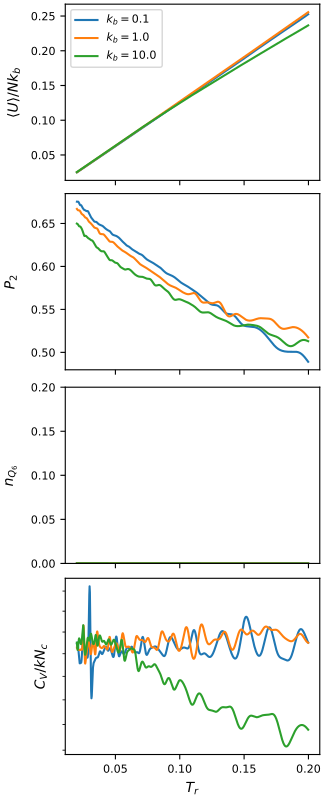

Write Python code to recreate this figure.
#!/usr/bin/env python3
# -*- coding: utf-8 -*-
"""
created on Tue June 14 08:41:00 2021

@author: pierrekawak
"""

import sys
import numpy as np
import matplotlib.pyplot as plt
import random

Nc    = 125
Nb    = 10
sigma = 1.0
label_prefix = r'$k_{b}=$'

names = ["T", "Em", "Cv", "q6", "P2", "n6", "r2e", "r2g", "sms"]

WL_A_file = "../Lx15.000_kb0.10_WLMC_results.out"
WL_B_file = "../Lx15.000_kb1.00_WLMC_results.out"
WL_C_file = "../Lx15.000_kb10.0_WLMC_results.out"
Lx_A      = 15.000
Lx_B      = 15.000
Lx_C      = 15.000
phi_A     = np.round(Nc*Nb*sigma**3/Lx_A**3*np.pi/6, 3)
phi_B     = np.round(Nc*Nb*sigma**3/Lx_B**3*np.pi/6, 3)
phi_C     = np.round(Nc*Nb*sigma**3/Lx_C**3*np.pi/6, 3)
kb_A      = 0.10
kb_B      = 1.00
kb_C      = 10.0

import pandas as pd
WL_A_df    = pd.read_csv(WL_A_file, index_col=False, delimiter=' ', names=names)
WL_B_df    = pd.read_csv(WL_B_file, index_col=False, delimiter=' ', names=names)
WL_C_df    = pd.read_csv(WL_C_file, index_col=False, delimiter=' ', names=names)

WL_A_df['Tr']    = WL_A_df['T']/kb_A
WL_B_df['Tr']    = WL_B_df['T']/kb_B
WL_C_df['Tr']    = WL_C_df['T']/kb_C

# filter all values under 0.01
WL_A_df = WL_A_df.loc[WL_A_df['Tr'] > 0.02]
WL_B_df = WL_B_df.loc[WL_B_df['Tr'] > 0.02]
WL_C_df = WL_C_df.loc[WL_C_df['Tr'] > 0.02]

WL_A_df = WL_A_df.loc[WL_A_df['Tr'] < 0.2]
WL_B_df = WL_B_df.loc[WL_B_df['Tr'] < 0.2]
WL_C_df = WL_C_df.loc[WL_C_df['Tr'] < 0.2]

fig, ax = plt.subplots(4, 1, sharex=True, figsize=(3.25,2.0*4), constrained_layout=True)

multiplier = 1/Nc/Nb
ax[0].plot(WL_A_df["Tr"], WL_A_df["Em"]/kb_A*multiplier, label=label_prefix+str(kb_A))
ax[0].plot(WL_B_df["Tr"], WL_B_df["Em"]/kb_B*multiplier, label=label_prefix+str(kb_B))
ax[0].plot(WL_C_df["Tr"], WL_C_df["Em"]/kb_C*multiplier, label=label_prefix+str(kb_C))
ax[0].set_ylabel(r"$\left<U\right>/Nk_{b}$", fontsize=10, labelpad=7)
ax[0].tick_params(axis='both', labelsize=8)
ax[0].legend(loc='best', fontsize=8)#, prop={'size': 6})

ax[1].plot(WL_A_df["Tr"], WL_A_df["P2"], label=label_prefix+str(kb_A))
ax[1].plot(WL_B_df["Tr"], WL_B_df["P2"], label=label_prefix+str(kb_B))
ax[1].plot(WL_C_df["Tr"], WL_C_df["P2"], label=label_prefix+str(kb_C))
ax[1].set_ylabel(r"$P_{2}$", fontsize=10, labelpad=9)
ax[1].tick_params(axis='both', labelsize=8)
#ax[1].set_ylim(0.2,1)

ax[2].plot(WL_A_df["Tr"], WL_A_df["n6"], label=label_prefix+str(kb_A))
ax[2].plot(WL_B_df["Tr"], WL_B_df["n6"], label=label_prefix+str(kb_B))
ax[2].plot(WL_C_df["Tr"], WL_C_df["n6"], label=label_prefix+str(kb_C))
ax[2].set_ylabel(r"$n_{Q_{6}}$", fontsize=10, labelpad=9.5)
ax[2].tick_params(axis='both', labelsize=8)
ax[2].set_ylim(0,0.2)

multiplier = 1/Nc #/Nb
ax[3].plot(WL_A_df["Tr"], WL_A_df["Cv"]*multiplier, label=label_prefix+str(kb_A))
ax[3].plot(WL_B_df["Tr"], WL_B_df["Cv"]*multiplier, label=label_prefix+str(kb_B))
ax[3].plot(WL_C_df["Tr"], WL_C_df["Cv"]*multiplier, label=label_prefix+str(kb_C))
ax[3].set_ylabel(r"$C_{V}/kN_{c}$", fontsize=10, labelpad=7)
ax[3].set_xlabel(r"$T_{r}$", fontsize=10, labelpad=5)
ax[3].tick_params(axis='both', labelsize=8)
ax[3].set_yscale('log')
from matplotlib.ticker import ScalarFormatter, NullFormatter
#ax[3].yaxis.set_major_formatter(ScalarFormatter())
ax[3].yaxis.set_minor_formatter(NullFormatter())
#ax[3].set_ylim(10,100)

#plt.subplots_adjust(left=0.168, top=0.999, bottom=0.05, right=0.998, hspace=0.1)

import os
basename = os.path.splitext(__file__)[0]
plt.savefig(basename+".pdf")
